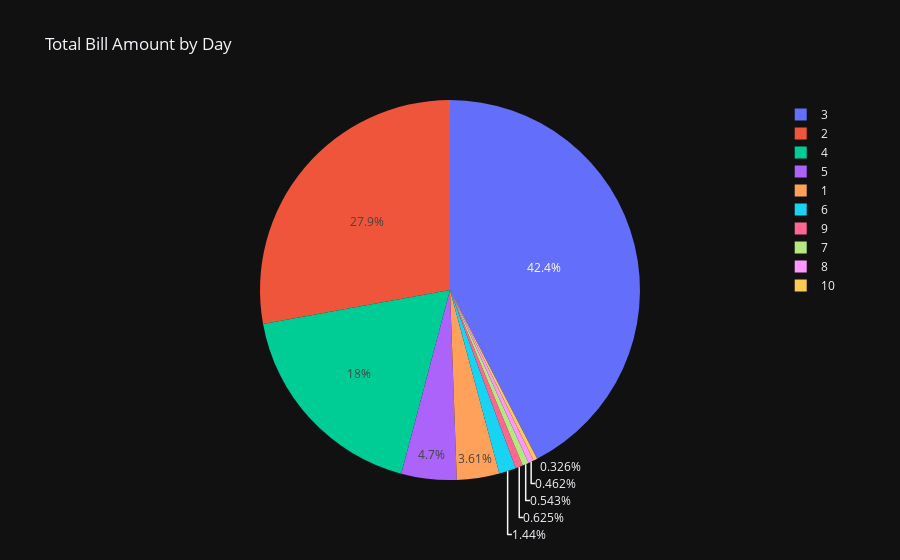

Source (notebook cell):
### Code cell
fig = px.pie(df, names='bedRoom', title='Total Bill Amount by Day')

# Show the plot
fig.show()

### Figure 1 — Plotly figure (JSON) as saved in the notebook; plotly's stock layout.template omitted (floating-point values rounded to 4 significant figures; data arrays with more than 128 entries replaced by an {"elided": "..."} marker saying what was removed)
{"data": [{"domain": {"x": [0.0, 1.0], "y": [0.0, 1.0]}, "hovertemplate": "bedRoom=%{label}<extra></extra>", "labels": {"elided": "3680 int values"}, "legendgroup": "", "name": "", "showlegend": true, "type": "pie"}], "layout": {"legend": {"tracegroupgap": 0}, "title": {"text": "Total Bill Amount by Day"}}}
